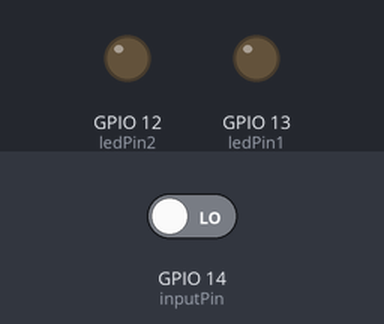
Simulated run of this sketch. Board: ESP8266 (NodeMCU). Parts: output pins drawn as LEDs (lit = HIGH). The inputs (shaded band) are chosen by the test bench; at power-on: GPIO 14 (inputPin) LOW. WiFi joins after 1.5 s; servers stay silent unless stated; uploads are accepted with an empty reply; what the sketch prints to the serial monitor is not drawn.

Above: at 0.1 s.
At 2.7 s:
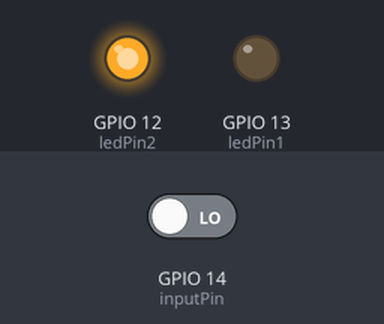
2.8 s: GPIO 14 (inputPin) driven HIGH
At 3.2 s:
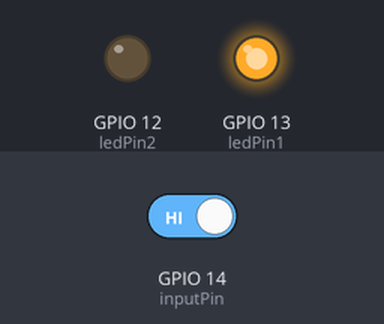
Timing chart, 0 to 5.8 s (numbered marks = the images above; inputs shaded):
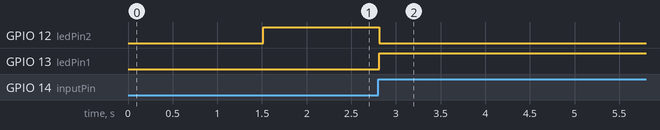

The sketch:

http_get_success.ino
```cpp
//#include <LiquidCrystal_I2C.h>
#include <ESP8266WiFi.h>
#include <ESP8266HTTPClient.h>
//#include <Wire.h>

//LiquidCrystal_I2C lcd(0x27, 16, 2);

const char *ssid = "";
const char *password = "";
const char* host = "";

int ledPin1 = 13;      // D6번 LED
int ledPin2 = 12;      // D7번 LED
int inputPin = 14;     // D5번 센서 신호핀
int pirState = LOW;   // 센서 초기상태는 움직임이 없음을 가정
int val = 0;          // 센서 신호의 판별을 위한 변수


void setup() {
  Serial.begin(115200);
  delay(10);
  pinMode(ledPin1, OUTPUT);    // 1번 LED를 출력으로 설정
  pinMode(ledPin2, OUTPUT);    // 2번 LED를 출력으로 설정
  pinMode(inputPin, INPUT);    // 센서 Input 설정

  // lcd변수 초기화
  //lcd.init();
  //lcd.backlight();

  // We start by connecting to a WiFi network
  Serial.println();
  Serial.println();
  Serial.print("Connecting to ");
  Serial.println(ssid);

  WiFi.begin(ssid, password);

  while (WiFi.status() != WL_CONNECTED) {
    delay(500);
    Serial.print(".");
  }

  Serial.println("");
  Serial.println("WiFi connected");
  Serial.println("IP address: ");
  Serial.println(WiFi.localIP());
}

int value = 0;

void loop() {
  val = digitalRead(inputPin);         // 센서 신호값을 읽어와서 val에 저장

  //lcd.clear();
  //lcd.setCursor(0, 0);
  //lcd.print("Hankyung Libary");

  if (val == HIGH) {                   // 센서 신호값이 HIGH면(인체 감지가 되면)
    digitalWrite(ledPin1, HIGH);       // 1번 LED ON
    digitalWrite(ledPin2, LOW);        // 2번 LED OFF
    if (pirState == LOW){
         Serial.println("Welcome! seat down");    // 시리얼 모니터 출력
         pirState = HIGH;
         //lcd.setCursor(0, 1);
         //lcd.print("seet Available");
         sensor_on();
    }
   }
   else {                             // 센서 신호값이 LOW면(인체감지가 없으면)
    digitalWrite(ledPin1, LOW);       // 1번 LED OFF
    digitalWrite(ledPin2, HIGH);      // 2번 LED ON
    if (pirState == HIGH){
        Serial.println("Good Bye~ seat up");   // 시리얼 모니터 출력
        pirState = LOW;
        //lcd.setCursor(0, 1);
        //lcd.print("seet Unavailable");
        sensor_off();
    }
  }

  delay(100);
}

void sensor_on(){
  delay(1000);
  ++value;

  Serial.print("connecting to ");
  Serial.println(host);

  // Use WiFiClient class to create TCP connections
  WiFiClient client;
  const int httpPort = 80;
  if (!client.connect(host, httpPort)) {
    Serial.println("connection failed");
    return;
  }

  // We now create a URI for the request
  String url = "/iot/piron";
//  url += streamId;
//  url += "?private_key=";
//  url += privateKey;
//  url += "&value=";
//  url += value;

  Serial.print("Requesting URL: ");
  Serial.println(url);

  // This will send the request to the server
  client.print(String("GET ") + url + " HTTP/1.1\r\n" +
               "Host: " + host + "\r\n" +
               "Connection: close\r\n\r\n");
  int timeout = millis() + 5000;
  while (client.available() == 0) {
    if (timeout - millis() < 0) {
      Serial.println(">>> Client Timeout !");
      client.stop();
      return;
    }
  }
  // Read all the lines of the reply from server and print them to Serial
  while(client.available()){
    String line = client.readStringUntil('\r');
    Serial.print(line);
  }
  Serial.println();
  Serial.println("closing connection");

  delay(1000*30);
}


void sensor_off(){
  delay(1000);
  ++value;

  Serial.print("connecting to ");
  Serial.println(host);

  // Use WiFiClient class to create TCP connections
  WiFiClient client;
  const int httpPort = 80;
  if (!client.connect(host, httpPort)) {
    Serial.println("connection failed");
    return;
  }

  // We now create a URI for the request
  String url = "/iot/piroff";
//  url += streamId;
//  url += "?private_key=";
//  url += privateKey;
//  url += "&value=";
//  url += value;

  Serial.print("Requesting URL: ");
  Serial.println(url);

  // This will send the request to the server
  client.print(String("GET ") + url + " HTTP/1.1\r\n" +
               "Host: " + host + "\r\n" +
               "Connection: close\r\n\r\n");
  int timeout = millis() + 5000;
  while (client.available() == 0) {
    if (timeout - millis() < 0) {
      Serial.println(">>> Client Timeout !");
      client.stop();
      return;
    }
  }
  // Read all the lines of the reply from server and print them to Serial
  while(client.available()){
    String line = client.readStringUntil('\r');
    Serial.print(line);
  }
  Serial.println();
  Serial.println("closing connection");
}
```

Measured:
- after the input at 2.8 s, GPIO 12 (ledPin2): HIGH → LOW at once; GPIO 13 (ledPin1): LOW → HIGH at once
